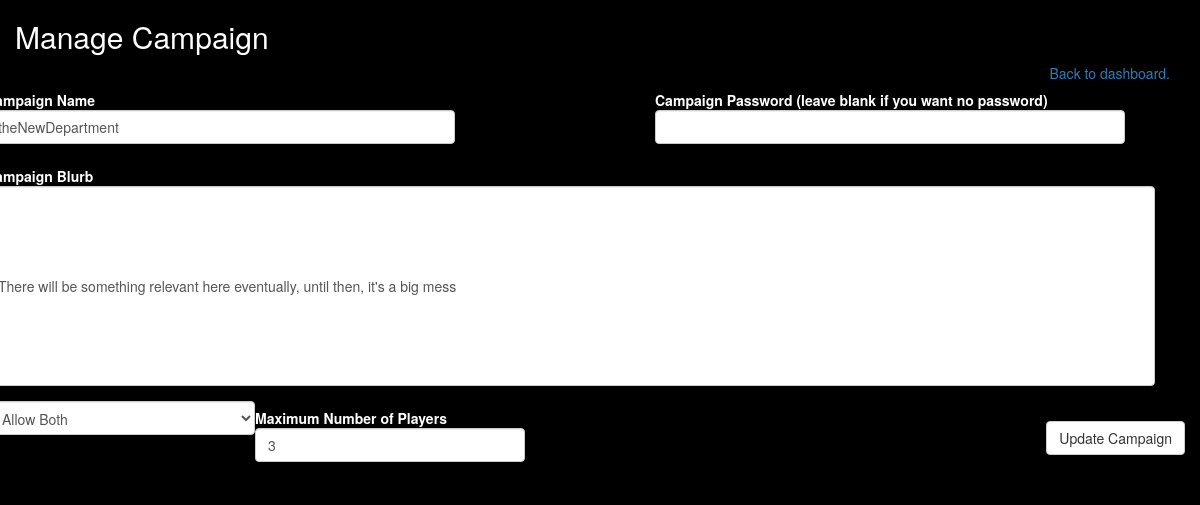
The app's page /Webpage/managecampaign.php (signed in), older data.
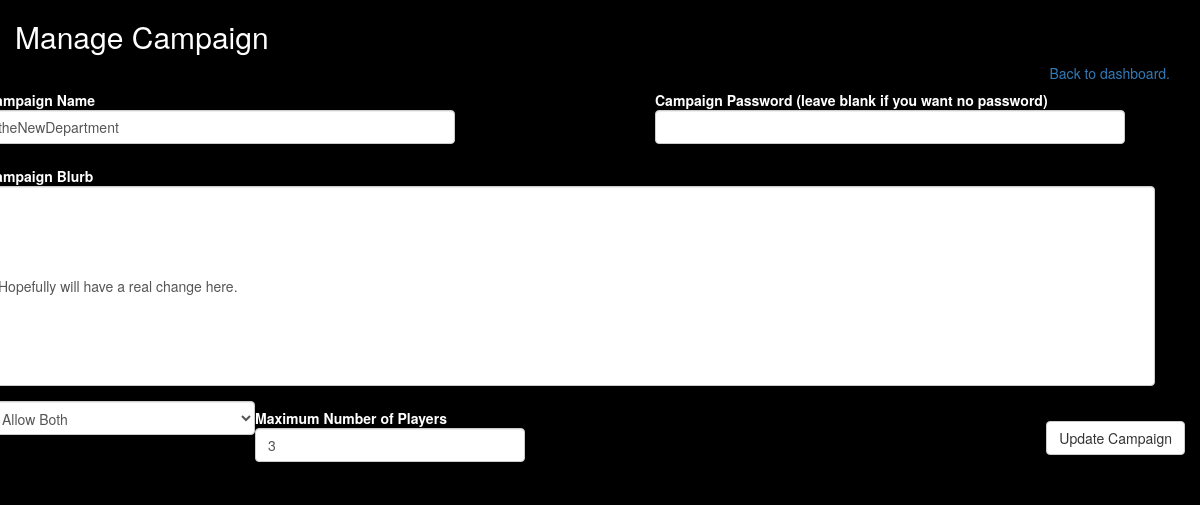
The same page, newer data.
### tables this page shows
CREATE TABLE IF NOT EXISTS `Campaigns` (
  `CampaignID` int(11) NOT NULL,
  `CampaignName` varchar(20) NOT NULL,
  `CampaignPassword` varchar(12) DEFAULT NULL,
  `CharacterRestrictions` varchar(1) DEFAULT NULL,
  `PlayerLimit` int(11) NOT NULL,
  `IngameDate` varchar(50) DEFAULT NULL,
  `IngameTime` varchar(50) DEFAULT NULL,
  `GameMasterUsername` varchar(12) NOT NULL,
  `CampaignBlurb` varchar(2500) NOT NULL
);

### Webpage/managecampaign.php (the view, shortened to what this page needs)
<?php
include_once 'includes/db_connect.php';
 ?>
<!DOCTYPE html>
<html>
	<head>
		<link rel="stylesheet" href="https://maxcdn.bootstrapcdn.com/bootstrap/3.3.7/css/bootstrap.min.css">
		<link rel="stylesheet" type="text/css" href="home.css">
	</head>
	<body>
<?php if($_SESSION['loggedIn']="true") { ?>
		<div class="container">
			<div class="row">
				<div class="col-md-12">
			<?php
			if($_SESSION['CampaignID']!= NULL){
				$queryCampaign="SELECT CampaignID, CampaignName, CampaignBlurb, CampaignPassword, PlayerLimit FROM Campaigns WHERE CampaignID = '".$_SESSION['CampaignID']."'";
				$result = mysqli_query($mysqli, $queryCampaign) or die(mysqli_error($link));
				$row = mysqli_fetch_array($result, MYSQL_ASSOC);
				echo("<h2>Manage Campaign</h2>");
			} else {
				echo("<h2>Create Campaign</h2>");
			}
			?>
				</div>
				<span class="pull-right">
					<a href="dashboard.php">Back to dashboard.</a>
				</span>
			</div>
			<div class="row">
				<form action="<?php if($_SESSION['CampaignID']!=NULL){
						echo "..\scripts\submitChange.php";
					} else {
						echo "..\scripts\addCampaign.php";
					} ?>" method="post" class="form-horizontal">
					<div class="row">
						<div class="form-group col-md-5">
							<label class="control-label" for="campName">Campaign Name</label>
							<input type="text" name="campName" class="form-control" value="<?php  echo (isset($row['CampaignName']))?$row['CampaignName']:'';?>">
						</div>
						<div class="col-md-2"></div>
						<div class="form-group col-md-5">
							<label class="control-label" for="campPass">Campaign Password (leave blank if you want no password)</label>
							<input type="text" name="campPass" class="form-control" value="<?php  echo (isset($row['CampaignPassword']))?$row['CampaignPassword']:'';?>">
						</div>
					</div>
					<div class="row">
						<div class="form-group col-md-12">
							<label class="control-label" for="campBlurb">Campaign Blurb</label>
							<input type="text" name="campBlurb" class="form-control campBlurbInp" value="<?php  echo (isset($row['CampaignBlurb']))?$row['CampaignBlurb']:'';?>" maxlength=2500>
						</div>
					</div>
					<div class="row">
						<div class="form-group col-md-3">
							<select class="form-control" name="playerRestr">
								<option selected="selected" value="">Allow Both</option>
							</select>
						</div>
						<div class="form-group col-md-3">
							<label class="control-label" for="maxPlayers">Maximum Number of Players</label>
							<input type="number" class="form-control" name="maxPlayers" value="<?php  echo (isset($row['PlayerLimit']))?$row['PlayerLimit']:'';?>">
						</div>
						<br />
						<div class="pull-right">
							<?php
							if($_SESSION['CampaignID']!=NULL) {
								echo('<button type="submit" value="UpdCampInfo" class="btn btn-default">Update Campaign</button>');
							} else {
								echo('<button type="submit" value="SubCampInfo" class="btn btn-default">Create Campaign</button>');
							}
							?>
					</div>
					</div>
				</form>
			</div>
		</div>
<?php
} else {
        echo 'You have created a disturbance in the symphony, please <a href="http://tablespace.org">login</a>.';
}
?>
	</body>
</html>

### Webpage/styles/home.css (style rules this page uses)
body { background-color: black; color: white; width: 90%; }

### Webpage/managecampaign.php (style rules this page uses)
.campBlurbInp { width: 100%; height: 200px; }

Row changes from the older to the newer data that the page shows:
changed campaigns "theNewDepartment": campBlurb "There will be something relevant here eventually, until then, it's a big mess" → "Hopefully will have a real change here."
